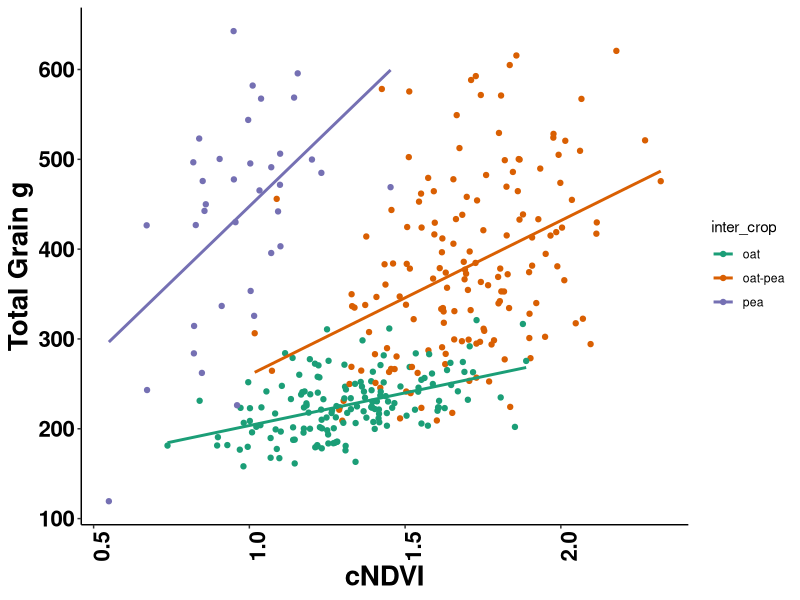
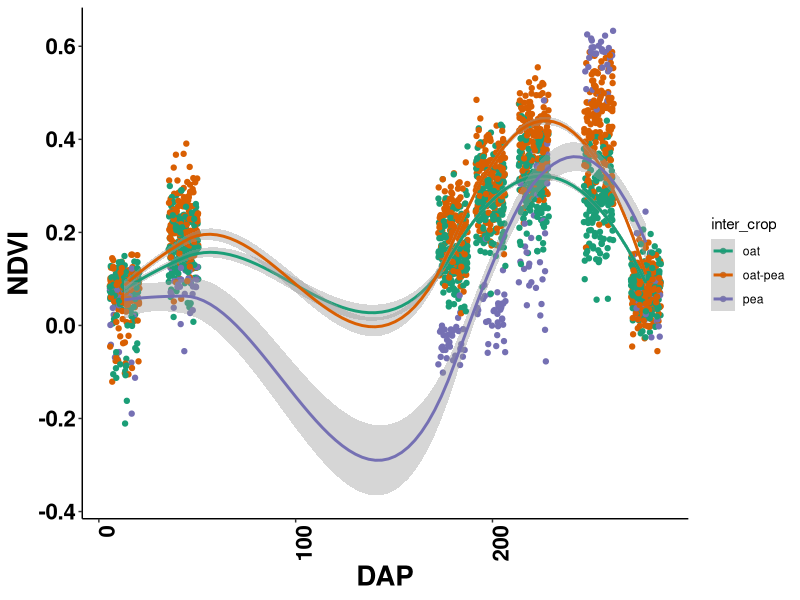
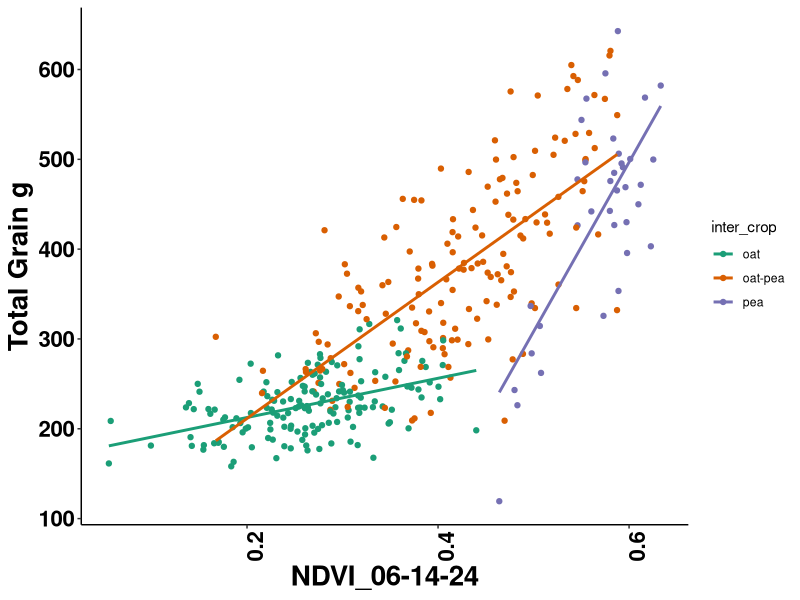
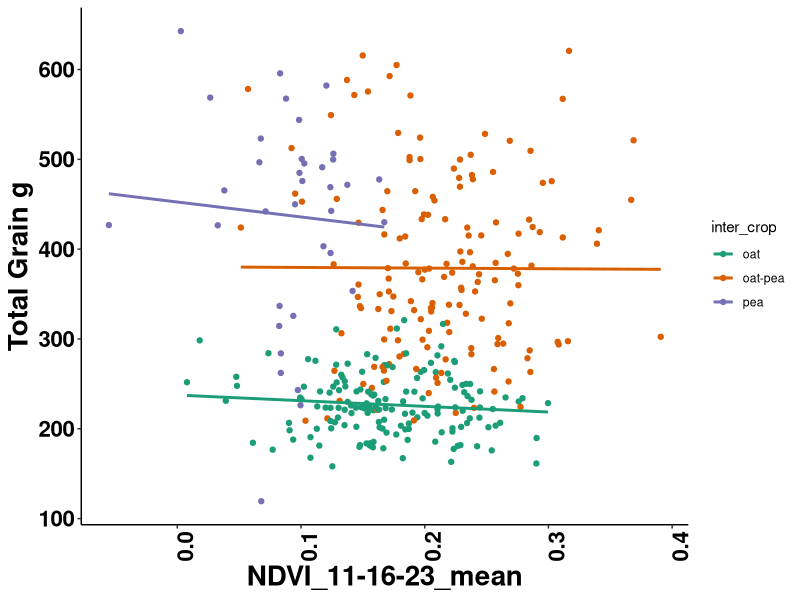
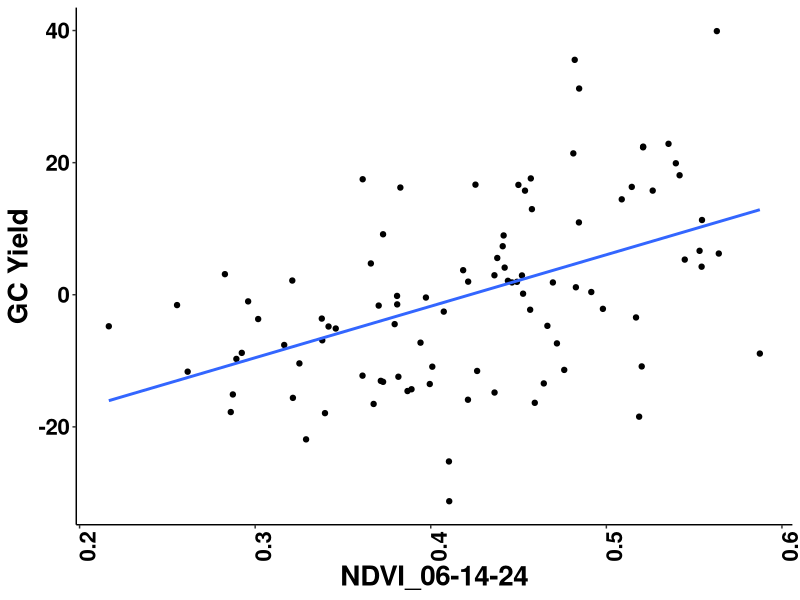
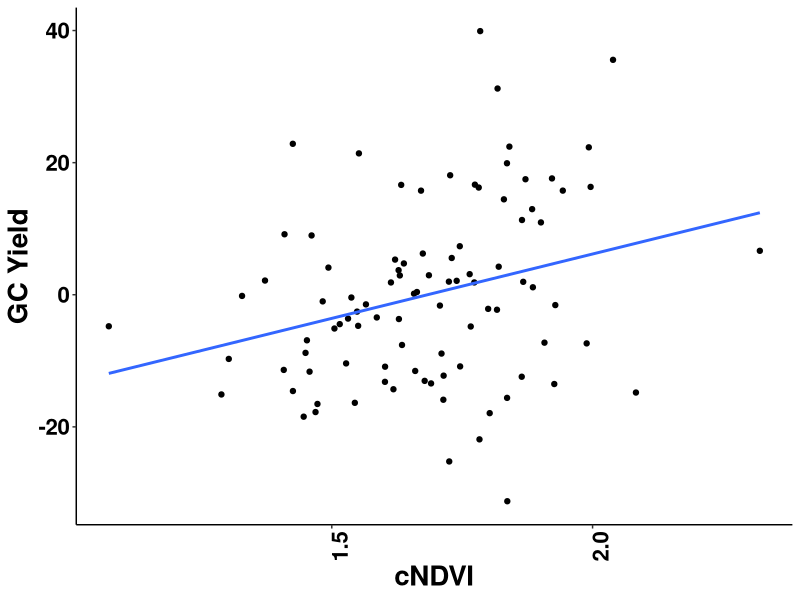
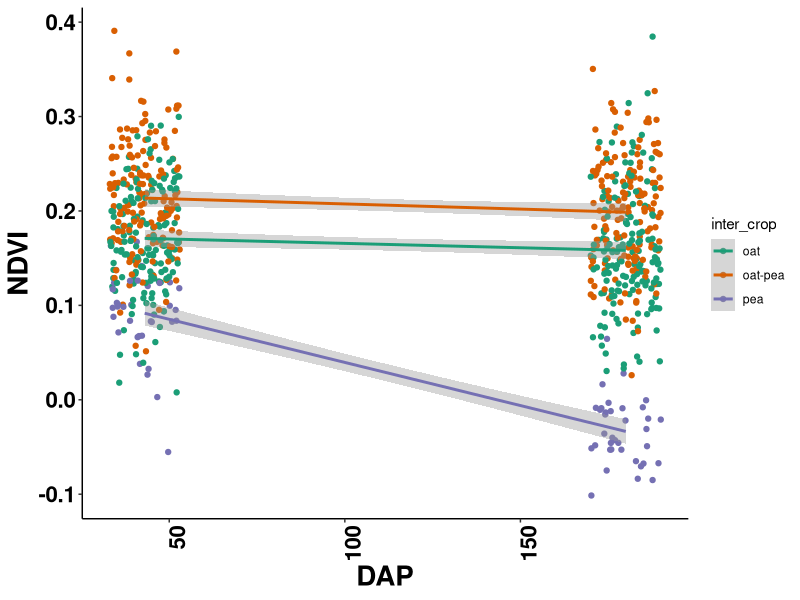
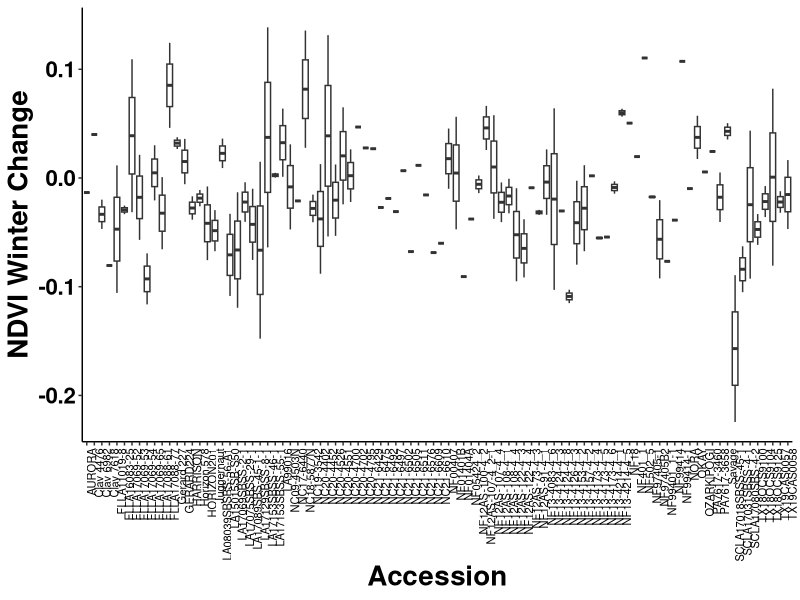

Source code (R) for these figures, in order:
## ---- chunk 1
knitr::opts_chunk$set(echo = TRUE,message = FALSE)



## ---- chunk 2
library(readxl)
library(readr)
library(tidyverse)
library(lme4)
library(kableExtra)

## ---- chunk 3
NDVI_10_17_23 <- read_excel("data/NDVI_10-17-23.xlsx")
NDVI_11_16_23 <- read_excel("data/NDVI_11-16-23.xlsx")
NDVI_04_01_24 <- read_excel("data/NDVI_04-01-24.xlsx")
NDVI_04_20_24 <- read_excel("data/NDVI_04-20-24.xlsx")
NDVI_05_12_24 <- read_excel("data/NDVI_05-12-24.xlsx")
NDVI_06_14_24 <- read_excel("data/NDVI_06-14-24.xlsx")
NDVI_07_08_24 <- read_excel("data/NDVI_07-08-24.xlsx")

plot_number_to_plot_boundary <- read_csv("output/plot_number_to_plot_boundary.csv")
## ---- chunk 4
Cornell_WinterOatPeaIntercrop_2024_Ithaca <- read_csv("data/Cornell_WinterOatPeaIntercrop_2024_Ithaca.csv")

Cornell_WinterOatPeaIntercrop_2024_Ithaca_plot_meta <- read_excel("data/Cornell_WinterOatPeaIntercrop_2024_Ithaca_plot_meta.xlsx")
## ---- chunk 5
Cornell_WinterOatPeaIntercrop_2024_Ithaca
## ---- chunk 6
Cornell_WinterOatPeaIntercrop_2024_Ithaca_plot_meta  %>% 
  kable(align = "c") %>% 
  kable_classic(full_width=F,position = "left")%>% 
  scroll_box(width = "900px", height = "300px")
## ---- chunk 7
ndvi <- bind_cols(

NDVI_10_17_23[,1:4],

NDVI_10_17_23[,7],
NDVI_11_16_23[,7],
NDVI_04_01_24[,7],
NDVI_04_20_24[,7],
NDVI_05_12_24[,7],
NDVI_06_14_24[,7],
NDVI_07_08_24[,7]
)

ndvi <- ndvi %>% 
  mutate(pg_id = str_c(prow,"_",pcol,"_",grow,"_",gcol)) %>% 

  left_join(plot_number_to_plot_boundary %>% 
              mutate(pg_id = str_c(prow,"_",pcol,"_",grow,"_",gcol)) %>% 
              select(plot_number,subplot,pg_id)) %>% 
  relocate(plot_number,subplot,pg_id)

## ---- chunk 8

ndvi%>% 
  kable(align = "c") %>% 
  kable_classic(full_width=F,position = "left")%>% 
  scroll_box(width = "900px", height = "300px")

## ---- chunk 9

plot_data <- Cornell_WinterOatPeaIntercrop_2024_Ithaca %>% 
  mutate("plot_name" = if_else(observationLevel == "subplot",str_sub(observationUnitName,end = -11), observationUnitName)) %>% 
  left_join(Cornell_WinterOatPeaIntercrop_2024_Ithaca_plot_meta,join_by(plot_name) ) %>% 
  
  rowwise() %>% 
  mutate(pea_yield = if_else(inter_crop == "pea",
                             sum(`Grain yield - g/m2|CO_350:0000260`,`Pea grain yield - g/m2|COMP:0000049`,na.rm=TRUE),`Pea grain yield - g/m2|COMP:0000049` )) %>% 
  mutate(oat_yield = if_else(inter_crop == "oat",
                             sum(`Grain yield - g/m2|CO_350:0000260`,`Pea grain yield - g/m2|COMP:0000049`,na.rm=TRUE),`Grain yield - g/m2|CO_350:0000260` )) %>% 
  mutate(pea_yield = if_else(inter_crop == "oat", 0 , pea_yield )) %>% 
  mutate(oat_yield = if_else(inter_crop == "pea", 0 , oat_yield )) %>% 
  mutate("total_yield" = oat_yield+pea_yield) %>% 
  
  select(observationLevel,observationUnitDbId,inter_crop ,source,
         replicate,plotNumber,germplasmName, inter_crop,
         oat_yield,
         pea_yield,
         total_yield,
         `Lodging severity - 0-9 Rating|CO_350:0005007`,
         `Freeze damage severity - 0-9 Rating|CO_350:0005001`,
         `Winter survival - percent|CO_350:0000170`) %>% 
  
  filter(observationLevel == "plot") %>% 
  filter(source != "Barley") %>% 
  filter(source != "Martens") 

plot_data
## ---- chunk 10
ndvi_s2 <- ndvi %>% 
  filter(gcol == 2) #for yield, NDVI analysis I'm only using NDVI values from subplot 2 because they represent the actual grain harvested area, and they were never biomass sampled which would be problematic for the cNDVI

cNDVI_plot_data <- plot_data %>% 
  select(plotNumber,germplasmName,replicate,inter_crop,oat_yield,pea_yield,total_yield) %>% 
  left_join(ndvi_s2, by=join_by(plotNumber == plot_number)) %>% 
  mutate(cNDVI = rowSums(across(`NDVI_10-17-23_mean`:`NDVI_07-08-24_mean`)))  
  
cNDVI_plot_data
## ---- chunk 11
cNDVI_plot_data %>% 

 ggplot(aes(cNDVI,total_yield,color=inter_crop))+
  geom_point() +
  geom_smooth(se = FALSE, method = lm)+
  xlab("cNDVI")+
  ylab("Total Grain g")+
  scale_color_brewer(palette="Dark2")+
  theme_classic()+
  theme(axis.text.x=element_text(angle = 90, hjust = 1))+
  theme(axis.text=element_text(size=20), axis.title=element_text(size=20,face="bold"))+
  theme(axis.text.x = element_text(face = "bold", color = "black", size = 16))+
  theme(axis.text.y = element_text(face = "bold", color = "black", size = 16))

## ---- chunk 12

ndvi_s2.1 <- ndvi_s2 %>% 
  filter(gcol == 2) %>% 
  select(plot_number,`NDVI_10-17-23_mean`:`NDVI_07-08-24_mean`)

time_series_plot_data <- plot_data %>% 
  select(plotNumber,germplasmName,replicate,inter_crop,oat_yield,pea_yield,total_yield,`Freeze damage severity - 0-9 Rating|CO_350:0005001`) %>% 
  left_join(ndvi_s2.1, by=join_by(plotNumber == plot_number)) 

dap_names <- c("plotNumber","germplasmName","replicate",
               "inter_crop","oat_yield","pea_yield","total_yield","freeze",
               13,43,180,199,221,254,278)

names = c(colnames(time_series_plot_data))

colnames(time_series_plot_data) <- dap_names



## ---- chunk 13

time_series_plot_data %>% 
  pivot_longer(`13`:`278`, names_to = "dap", values_to = "ndvi" ) %>% 
  mutate(dap = as.numeric(dap)) %>% 
  ggplot(aes(dap,ndvi,color=inter_crop))+
  geom_jitter() +
  geom_smooth(se = TRUE, method = loess,span=1)+
  xlab("DAP")+
  ylab("NDVI")+
  scale_color_brewer(palette="Dark2")+
  theme_classic()+
  theme(axis.text.x=element_text(angle = 90, hjust = 1))+
  theme(axis.text=element_text(size=20), axis.title=element_text(size=20,face="bold"))+
  theme(axis.text.x = element_text(face = "bold", color = "black", size = 16))+
  theme(axis.text.y = element_text(face = "bold", color = "black", size = 16))



## ---- chunk 14
plot_data %>% 
  select(plotNumber,germplasmName,replicate,inter_crop,oat_yield,pea_yield,total_yield) %>% 
  left_join(ndvi_s2, by=join_by(plotNumber == plot_number)) %>% 
  mutate(cNDVI = rowSums(across(`NDVI_10-17-23_mean`:`NDVI_07-08-24_mean`))) %>% 
  
  ggplot(aes(`NDVI_06-14-24_mean`,total_yield,color=inter_crop))+
  geom_point() +
  geom_smooth(se = FALSE, method = lm)+
  xlab("NDVI_06-14-24")+
  ylab("Total Grain g")+
  scale_color_brewer(palette="Dark2")+
  theme_classic()+
  theme(axis.text.x=element_text(angle = 90, hjust = 1))+
  theme(axis.text=element_text(size=20), axis.title=element_text(size=20,face="bold"))+
  theme(axis.text.x = element_text(face = "bold", color = "black", size = 16))+
  theme(axis.text.y = element_text(face = "bold", color = "black", size = 16))
## ---- chunk 15
plot_data %>% 
  select(plotNumber,germplasmName,replicate,inter_crop,oat_yield,pea_yield,total_yield) %>% 
  left_join(ndvi_s2, by=join_by(plotNumber == plot_number)) %>% 
  mutate(cNDVI = rowSums(across(`NDVI_10-17-23_mean`:`NDVI_07-08-24_mean`))) %>% 
  
  ggplot(aes(`NDVI_11-16-23_mean`,total_yield,color=inter_crop))+
  geom_point() +
  geom_smooth(se = FALSE, method = lm)+
  xlab("NDVI_11-16-23_mean")+
  ylab("Total Grain g")+
  scale_color_brewer(palette="Dark2")+
  theme_classic()+
  theme(axis.text.x=element_text(angle = 90, hjust = 1))+
  theme(axis.text=element_text(size=20), axis.title=element_text(size=20,face="bold"))+
  theme(axis.text.x = element_text(face = "bold", color = "black", size = 16))+
  theme(axis.text.y = element_text(face = "bold", color = "black", size = 16))




## ---- chunk 16

model_data <- plot_data %>% 
  select(plotNumber,germplasmName,replicate,inter_crop,oat_yield,pea_yield,total_yield) %>% 
  left_join(ndvi_s2, by=join_by(plotNumber == plot_number)) %>% 
  mutate(cNDVI = rowSums(across(`NDVI_10-17-23_mean`:`NDVI_07-08-24_mean`)))


model_data <- model_data %>% 
  select(germplasmName,replicate,inter_crop,total_yield,`NDVI_10-17-23_mean`:cNDVI) %>% 
  rename(block = replicate) %>% 
  filter(inter_crop == "oat-pea") # select only oat-pea yields

## ---- chunk 17
model_data%>% 
  kable(align = "c") %>% 
  kable_classic(full_width=F,position = "left")%>% 
  scroll_box(width = "900px", height = "300px")

## ---- chunk 18

yield <- lme4::lmer(total_yield ~ (1|germplasmName) + (1|block),
           data = model_data)


df_trait <- as.data.frame(VarCorr(yield))
vg_trait <- df_trait[df_trait$grp == "germplasmName","vcov"]
ve_trait <- df_trait[df_trait$grp == "Residual", "vcov"]
h2_trait <- vg_trait/(vg_trait + ve_trait/(2))

h2_yield <- h2_trait

h2_yield

## ---- chunk 19

ndvi <- lme4::lmer(`NDVI_06-14-24_mean` ~ (1|germplasmName) + (1|block),
                    data = model_data)

df_trait <- as.data.frame(VarCorr(ndvi))
vg_trait <- df_trait[df_trait$grp == "germplasmName","vcov"]
ve_trait <- df_trait[df_trait$grp == "Residual", "vcov"]

h2_trait <- vg_trait/(vg_trait + ve_trait/(2))

h2_ndvi <- h2_trait

h2_ndvi

## ---- chunk 20
GC_yield <- ranef(yield)$germplasmName

GC_ndvi <- ranef(ndvi)$germplasmName

GC_yield <- GC_yield %>%
  rownames_to_column(var = "germplasmName")%>% 
  rename(GC_yield = "(Intercept)")


GC_ndvi <- GC_ndvi %>% 
  rownames_to_column(var = "germplasmName")%>% 
  rename(GC_ndvi = "(Intercept)")

## ---- chunk 21


model_data %>% 
  select(germplasmName,`NDVI_06-14-24_mean`) %>% 
  group_by(germplasmName) %>% 
  summarise(mean_ndvi = mean(`NDVI_06-14-24_mean`)) %>% 
  left_join(GC_yield) %>% 
    ggplot(aes(mean_ndvi,GC_yield))+
    geom_point() +
    geom_smooth(se = FALSE, method = lm)+
    xlab("NDVI_06-14-24")+
    ylab("GC Yield")+
    scale_color_brewer(palette="Dark2")+
    theme_classic()+
    theme(axis.text.x=element_text(angle = 90, hjust = 1))+
    theme(axis.text=element_text(size=20), axis.title=element_text(size=20,face="bold"))+
    theme(axis.text.x = element_text(face = "bold", color = "black", size = 16))+
    theme(axis.text.y = element_text(face = "bold", color = "black", size = 16))

## ---- chunk 22


model_data %>% 
  select(germplasmName,`cNDVI`) %>% 
  group_by(germplasmName) %>% 
  summarise(mean_ndvi = mean(`cNDVI`)) %>% 
  left_join(GC_yield) %>% 
    ggplot(aes(mean_ndvi,GC_yield))+
    geom_point() +
    geom_smooth(se = FALSE, method = lm)+
    xlab("cNDVI")+
    ylab("GC Yield")+
    scale_color_brewer(palette="Dark2")+
    theme_classic()+
    theme(axis.text.x=element_text(angle = 90, hjust = 1))+
    theme(axis.text=element_text(size=20), axis.title=element_text(size=20,face="bold"))+
    theme(axis.text.x = element_text(face = "bold", color = "black", size = 16))+
    theme(axis.text.y = element_text(face = "bold", color = "black", size = 16))

## ---- chunk 23
time_series_plot_data %>% 
  pivot_longer(`13`:`278`, names_to = "dap", values_to = "ndvi" ) %>% 
  mutate(dap = as.numeric(dap)) %>% 
  filter(dap == 43| dap == 180) %>% 
  ggplot(aes(dap,ndvi,color=inter_crop))+
  geom_jitter(width = 10) +
  geom_smooth(se = TRUE, method = lm)+
  xlab("DAP")+
  ylab("NDVI")+
  scale_color_brewer(palette="Dark2")+
  theme_classic()+
  theme(axis.text.x=element_text(angle = 90, hjust = 1))+
  theme(axis.text=element_text(size=20), axis.title=element_text(size=20,face="bold"))+
  theme(axis.text.x = element_text(face = "bold", color = "black", size = 16))+
  theme(axis.text.y = element_text(face = "bold", color = "black", size = 16))
## ---- chunk 24

time_series_plot_data %>% 
  mutate(winter_change = `180` - `43`) %>% 
  filter(inter_crop == "oat-pea") %>% 
  ggplot(aes(germplasmName,winter_change))+
  geom_boxplot()+
  xlab("Accession")+
  ylab("NDVI Winter Change")+
  scale_color_brewer(palette="Dark2")+
  theme_classic()+
  theme(axis.text.x=element_text(angle = 90, hjust = 1))+
  theme(axis.text=element_text(size=20), axis.title=element_text(size=20,face="bold"))+
  theme(axis.text.x = element_text( color = "black", size = 8))+
  theme(axis.text.y = element_text(face = "bold", color = "black", size = 16))


## ---- chunk 25

## why are there warnings
time_series_plot_data %>%   
    left_join(plot_data, by = "plotNumber") %>% 
  mutate(winter_change = `180` - `43`) %>% 
  filter(inter_crop.x == "oat") %>% 
  mutate(freeze_damage = `Freeze damage severity - 0-9 Rating|CO_350:0005001`) %>% 
  ggplot(aes(`Freeze damage severity - 0-9 Rating|CO_350:0005001`, winter_change))+
    geom_point()+
  geom_smooth()+
  ylab("NDVI Winter Change")+
  scale_color_brewer(palette="Dark2")+
  theme_classic()+
  theme(axis.text.x=element_text(angle = 90, hjust = 1))+
  theme(axis.text=element_text(size=20), axis.title=element_text(size=20,face="bold"))+
  theme(axis.text.x = element_text( color = "black", size = 16))+
  theme(axis.text.y = element_text(face = "bold", color = "black", size = 16))



## ---- chunk 26

rep_geno_2 <- time_series_plot_data %>%   
  left_join(plot_data, by = "plotNumber") %>% 
  mutate(winter_change = `180` - `43`) %>% 
  filter(inter_crop.x == "oat") %>% 
  select(germplasmName.x, winter_change, replicate.x) %>% 
  group_by(germplasmName.x) %>% 
  count() %>% 
  filter(n == 2)

h2_data <- time_series_plot_data %>%   
  left_join(plot_data, by = "plotNumber") %>% 
  mutate(winter_change = `180` - `43`) %>% 
  filter(inter_crop.x == "oat") %>% 
  select(germplasmName.x, winter_change, replicate.x,freeze) %>% 
  filter(germplasmName.x %in% c(rep_geno_2$germplasmName.x)) %>% 
  rename(germplasmName = germplasmName.x) %>% 
  rename(block = replicate.x)

h2_data



## ---- chunk 27

lm_trait <- lme4::lmer(winter_change ~ (1|germplasmName) + (1|block),
                       data = h2_data)

df_trait <- as.data.frame(VarCorr(lm_trait))
vg_trait <- df_trait[df_trait$grp == "germplasmName","vcov"]
ve_trait <- df_trait[df_trait$grp == "Residual", "vcov"]

h2_trait <- vg_trait/(vg_trait + ve_trait/(2))

h2_ndvi_winter_change  <- h2_trait



h2_data


lm_trait <- lme4::lmer(freeze ~ (1|germplasmName) + (1|block),
                       data = h2_data)


df_trait <- as.data.frame(VarCorr(lm_trait))
vg_trait <- df_trait[df_trait$grp == "germplasmName","vcov"]
ve_trait <- df_trait[df_trait$grp == "Residual", "vcov"]

h2_trait <- vg_trait/(vg_trait + ve_trait/(2))

h2_freeze_damage <- h2_trait


## ---- chunk 28
h2_ndvi_winter_change
h2_freeze_damage
